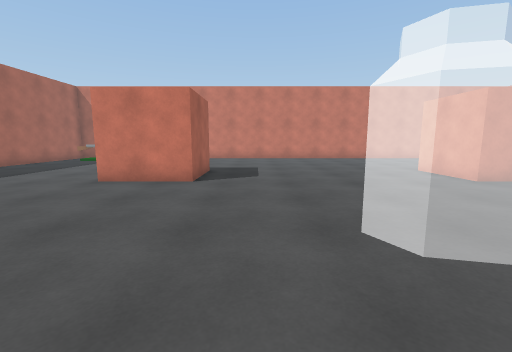
view 1 (above)

19 first-person views from a walk through a Unity game level. The camera is 1.3 m above the floor, tilts 8° down and sees 90° across. The floor is counted in squares, 1 m on a side. Each view is taken from the middle of a square. On the plan, view 1 faces up. The plan holds only what a view shows up to about 13 squares ahead; the rest is blank. The place goes on beyond the plan.

view 2
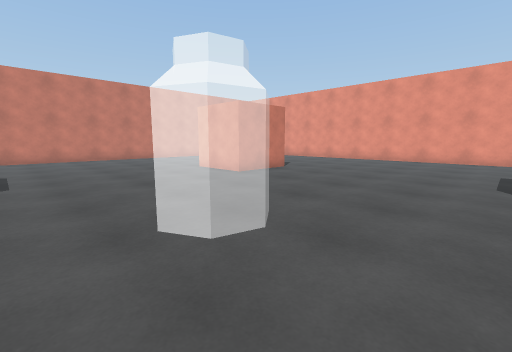

view 3
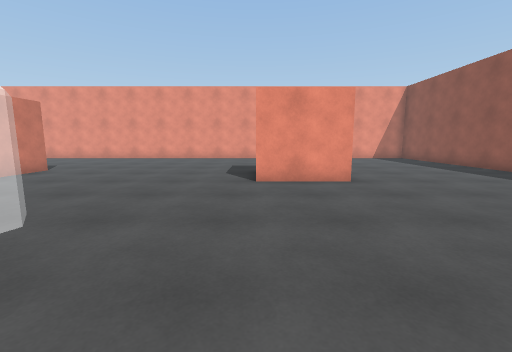

view 4
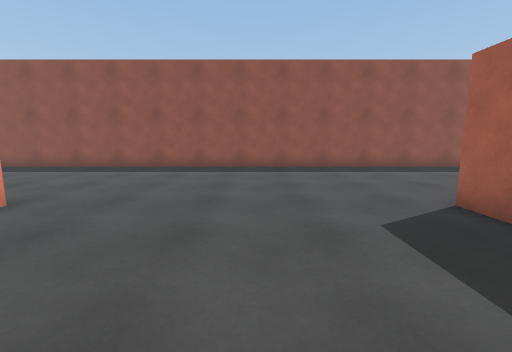

view 5
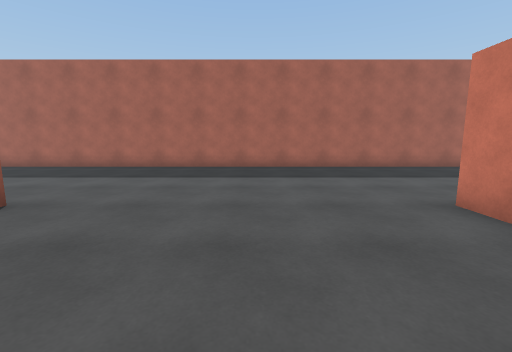

view 6
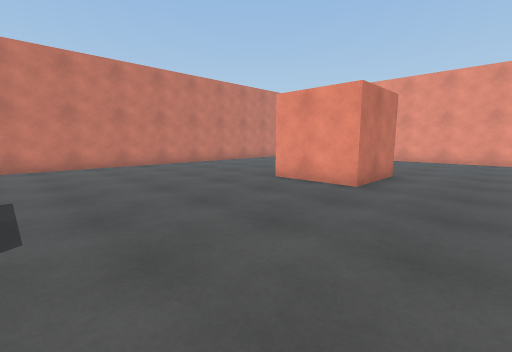

view 7
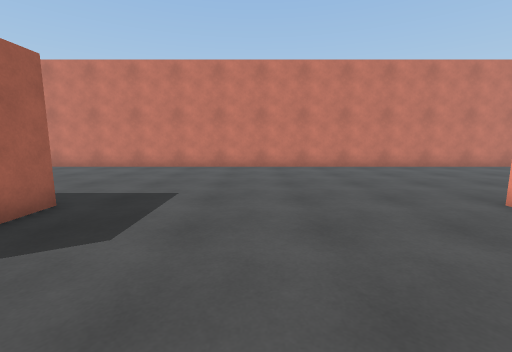

view 8
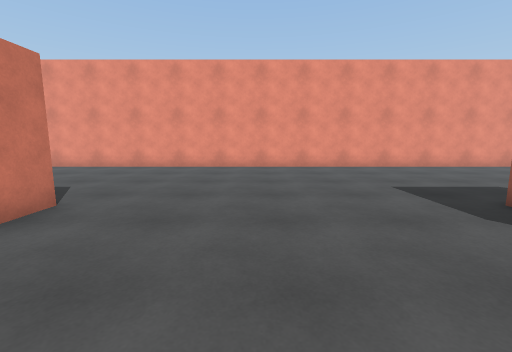

view 9
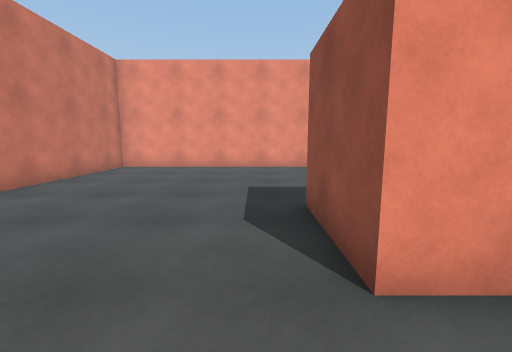

view 10
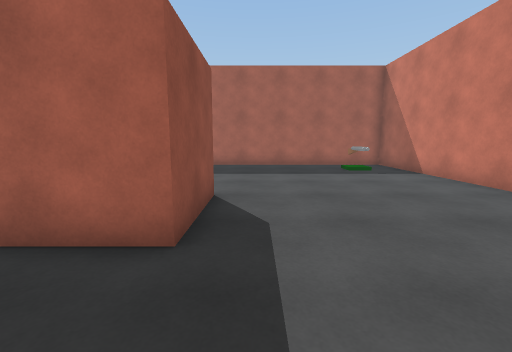

view 11
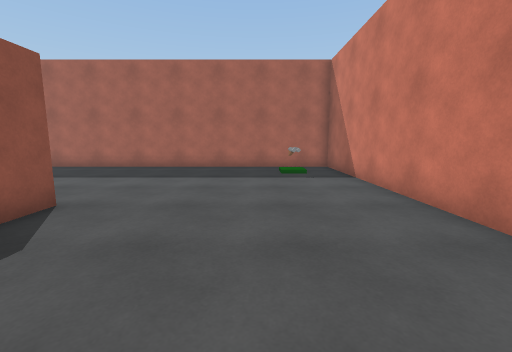

view 12
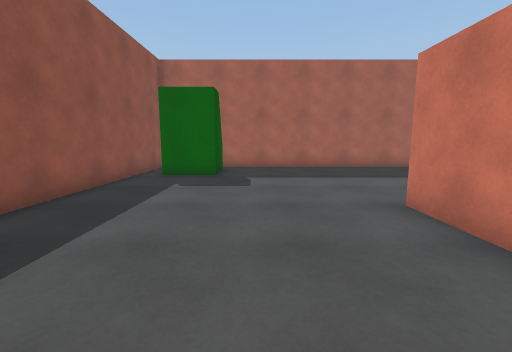

view 13
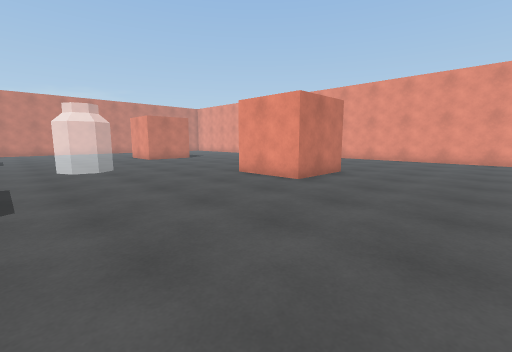

view 14
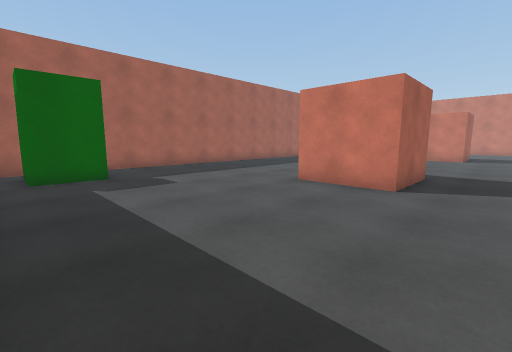

view 15
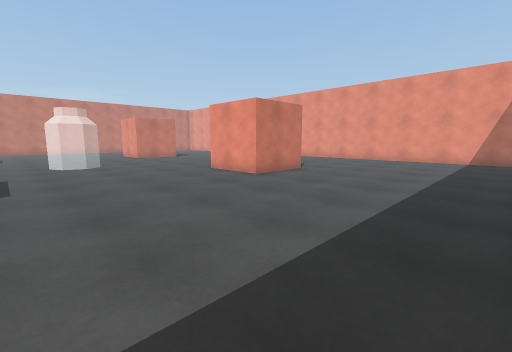

view 16
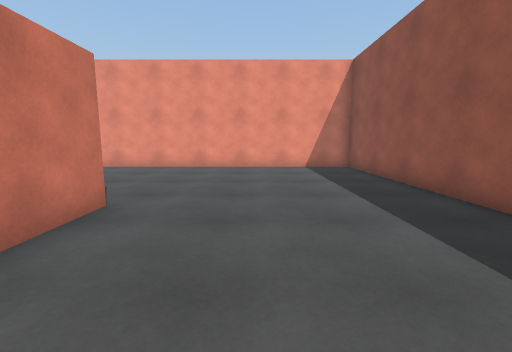

view 17
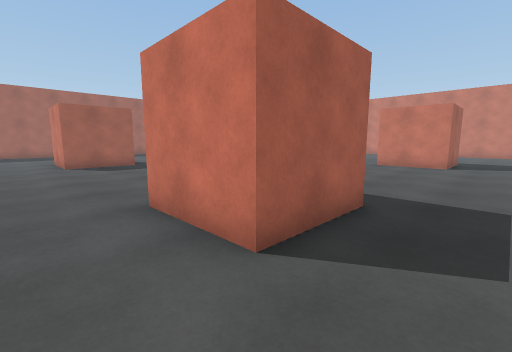

view 18
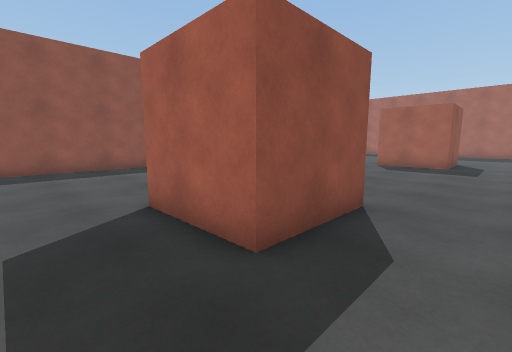

view 19
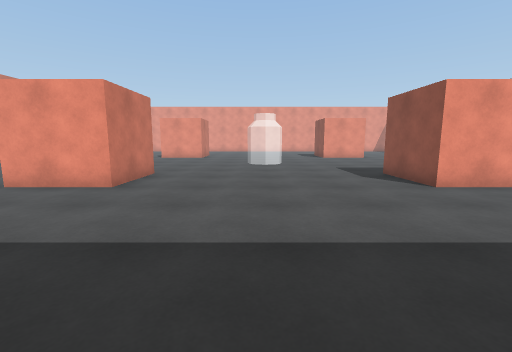

### Floor plan
Points are (right, up) in squares from view 1. A wall is a line through its corners. A room is listed if a view was taken in it or the views show most of it. See-through windows are left out.
Room 1 (views 1, 2, 3, 4, 5, 6, 7, 8, 9, 10, 11, 12, 13, 14, 15, 16, 17, 18, 19)
walls: (-2, 8) (-5, 8) (-5, 11) (-2, 11) (-2, 8); (7, -1) (10, -1) (10, -4) (7, -4) (7, -1); (10, 10.6) (10, 8) (7, 8) (7, 11) (10, 11); (-5, -3.1) (-5, -1) (-2, -1) (-2, -4) (-5, -4); (-10.5, -11.5) (17.5, -11.5) (17.5, 18.5) (-12.5, 18.5) (-12.5, -8.6)
ways out: opening at (-10, -11) to room 2
objects: other object (-11, -10) to (-11, -9); other object (-10, 16) to (-10, 17)
Room 2 (no view inside)
walls: (-12.2, -11.5) (-10.5, -11.5); (-12.5, -10.4) (-12.5, -11)
ways out: opening at (-10, -11) to room 1

Positions as (right, up) in squares from view 1, and headings:
1: (0, 0), facing up
2: (0, 0), facing up-right
3: (-1, -1), facing right
4: (2, 1), facing down
5: (0, 4), facing left
6: (0, 5), facing up-right
7: (2, 6), facing up
8: (5, 4), facing right
9: (5, 12), facing right
10: (1, 12), facing left
11: (0, 15), facing left
12: (0, -7), facing left
13: (0, -9), facing up-right
14: (0, -11), facing up-left
15: (0, -11), facing up-right
16: (5, -7), facing right
17: (12, -6), facing up-left
18: (12, 1), facing down-left
19: (-12, 4), facing right
